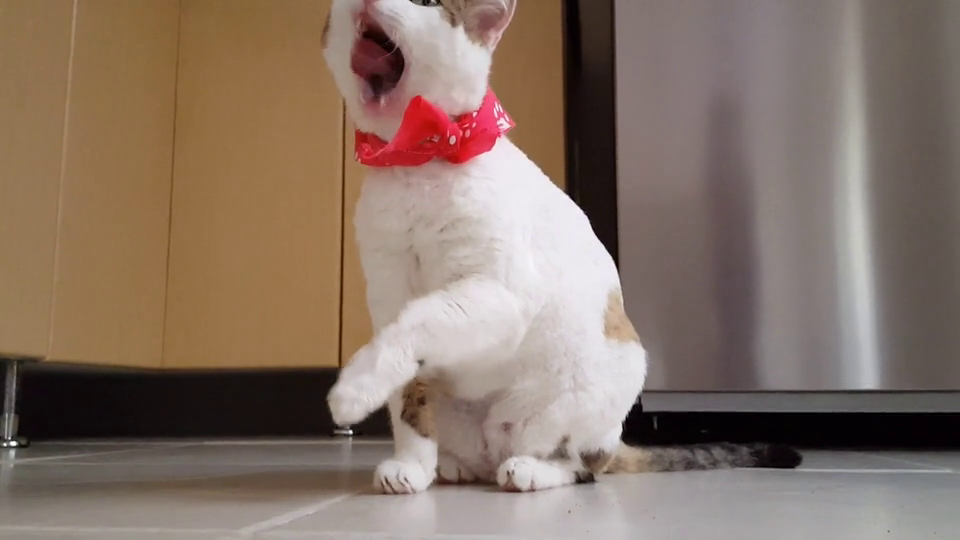
#> input picture frame 70 of python_openCV_AI/videos/cat.mp4, 960 x 540 px, given in place of orange.mp4, which was not available
$ python lesson9.py
#> lines starting #> are read from the running program, lines starting #| are printed output that depends on the picture
#!/usr/bin/python3
"""read frames from a video file and display them using OpenCV in gray."""
import cv2
vid = cv2.VideoCapture("videos/orange.mp4")
while True:
    ret, frame = vid.read()
#> frame is the input picture: shape (540, 960, 3); mean B, G, R 103.8, 116, 135
    gray = cv2.cvtColor(frame, cv2.COLOR_BGR2GRAY)
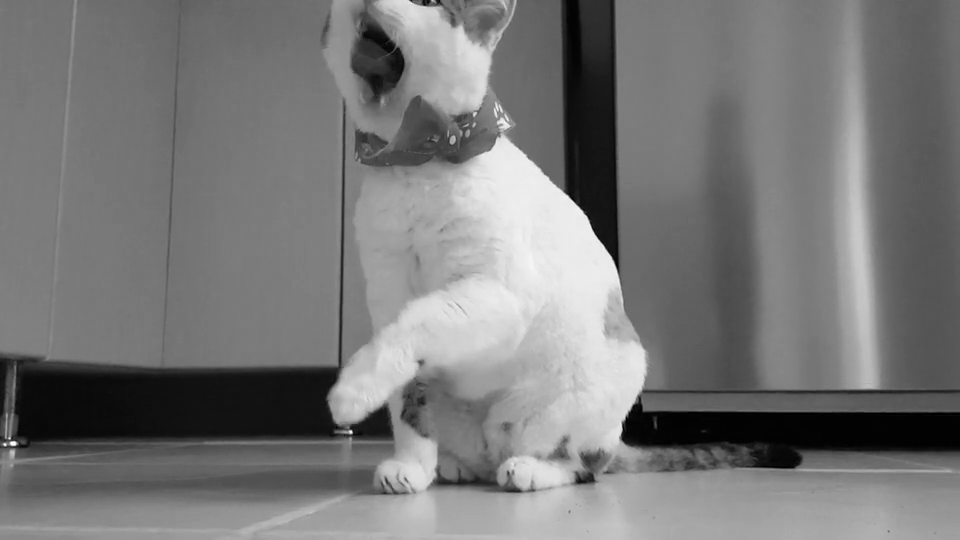
#> gray: shape (540, 960); min 0, max 255, mean 120.2
    cv2.imshow( "rania", gray)
    if cv2.waitKey(1) & 0xFF == ord("q"):
#> (key q is pressed here)
        break

$ run again, starting later in the video
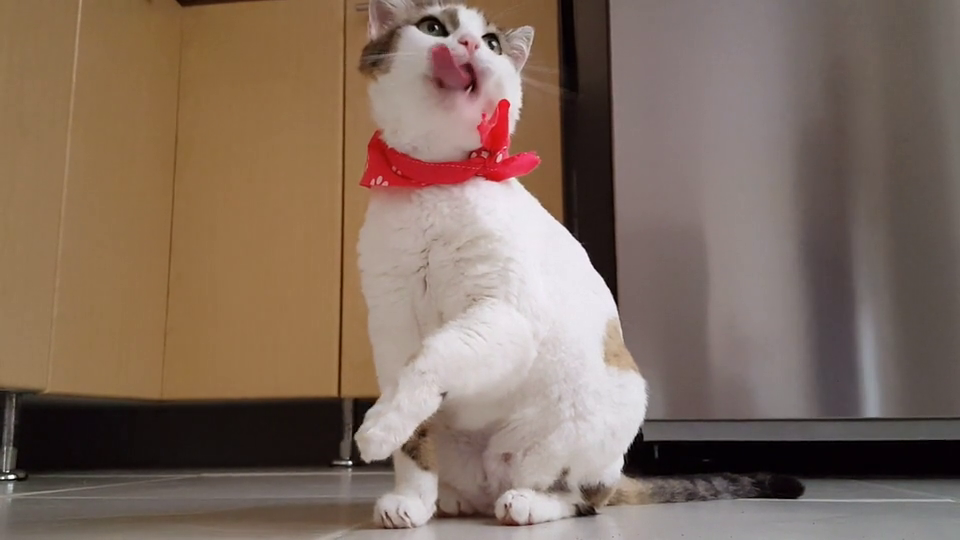
#> input picture frame 315 of python_openCV_AI/videos/cat.mp4, 960 x 540 px, given in place of orange.mp4, which was not available
#> frame is the input picture: shape (540, 960, 3); mean B, G, R 95.6, 109, 129.2
#> `gray = cv2.cvtColor(frame, cv2.COLOR_BGR2GRAY)`:
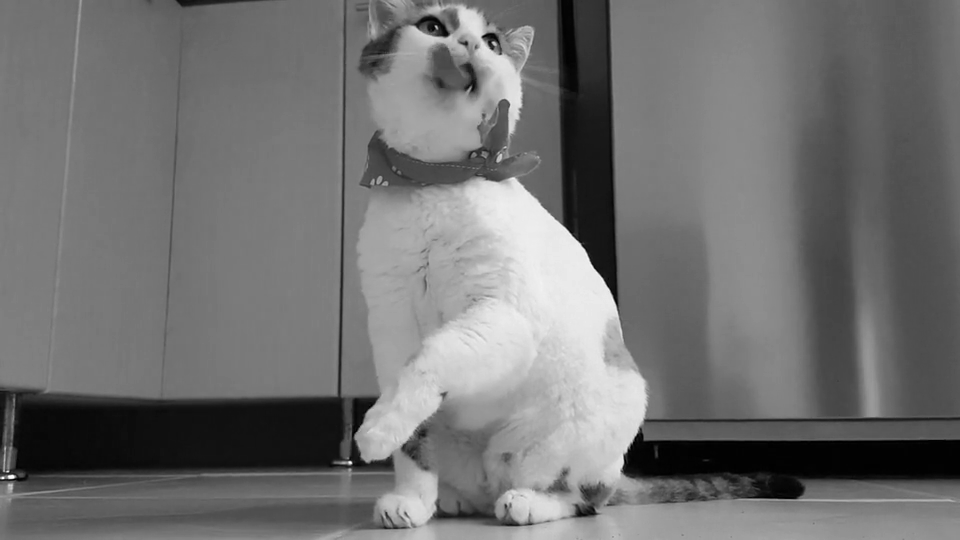
#> gray: shape (540, 960); min 0, max 255, mean 113.5

$ run again, starting later in the video
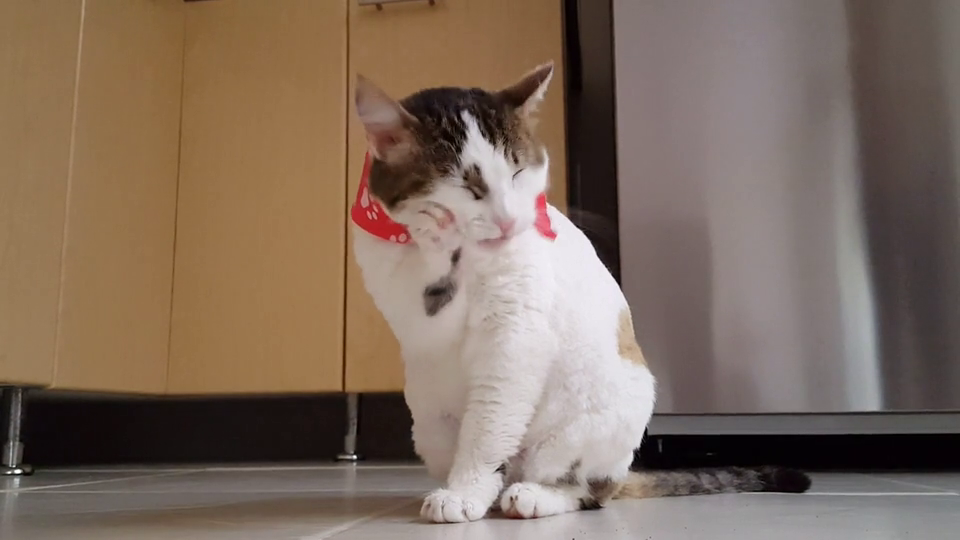
#> input picture frame 561 of python_openCV_AI/videos/cat.mp4, 960 x 540 px, given in place of orange.mp4, which was not available
#> frame is the input picture: shape (540, 960, 3); mean B, G, R 94.6, 108.5, 127.2
#> `gray = cv2.cvtColor(frame, cv2.COLOR_BGR2GRAY)`:
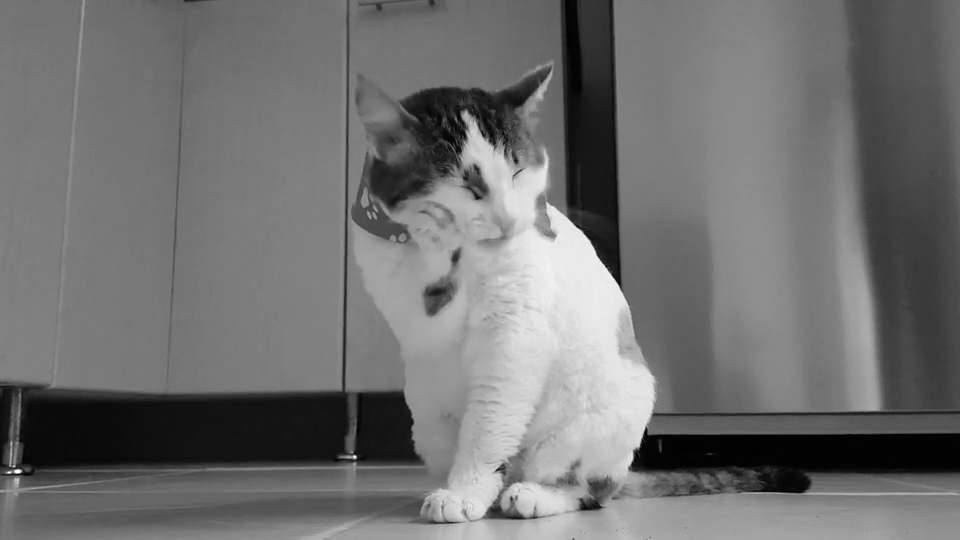
#> gray: shape (540, 960); min 0, max 255, mean 112.5
